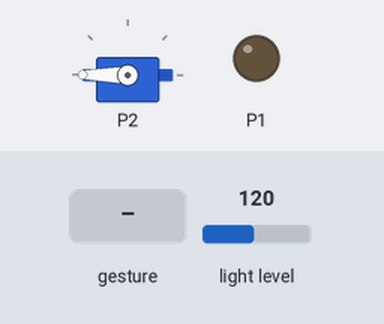
This program was run on a simulated BBC micro:bit (MakeCode). On the bench: servo, output pins drawn as LEDs (lit = HIGH). Inputs (shaded band) come from the test bench; at power-on: light level 120. A tilt is held for 1.5 s and a shake lasts 1 s, then the board lies face up again; pins used as bus, display or sensor lines are not drawn.

Above: at 1.2 s.
1.3 s: light level set to 104
2.8 s: light level set to 97
At 3.2 s:
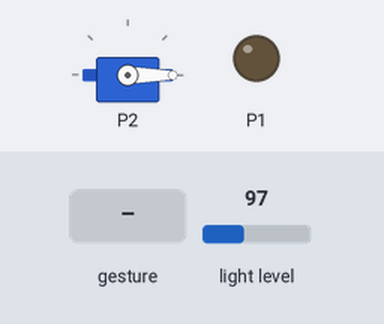
4.3 s: gesture 'shake'
At 5.8 s:
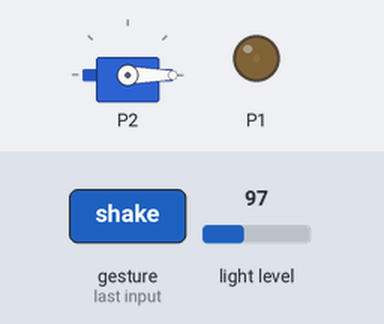
6.2 s: light level set to 128
At 6.9 s:
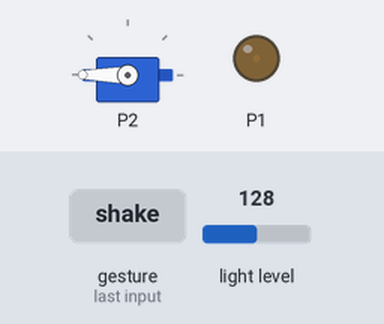
7.7 s: light level set to 5
At 9.2 s:
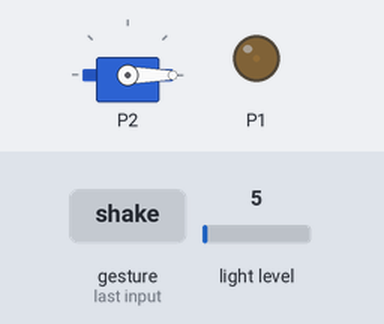
Timing chart, 0 to 10.2 s (numbered marks = the images above; inputs shaded):
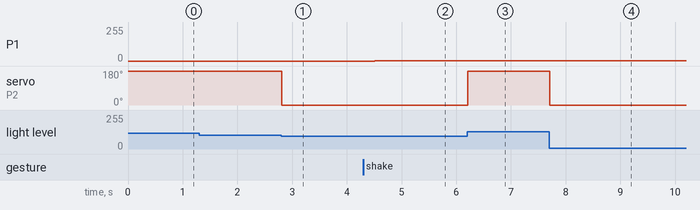

The program:

main.ts
```typescript
basic.forever(function () {
    if (input.isGesture(Gesture.Shake)) {
        pins.analogWritePin(AnalogPin.P1, 1)
        basic.pause(200)
        pins.analogWritePin(AnalogPin.P1, 0)
        basic.pause(200)
        pins.analogWritePin(AnalogPin.P1, 1)
        basic.pause(200)
        pins.analogWritePin(AnalogPin.P1, 0)
        basic.pause(200)
    }
})
basic.forever(function () {
    if (input.lightLevel() > 100) {
        pins.servoWritePin(AnalogPin.P2, 180)
    } else {
        pins.servoWritePin(AnalogPin.P2, 0)
    }
})
```

test.ts
```typescript
// 在此处测试；当此软件包作为插件使用时，将不会编译此软件包。
```

Measured:
- the behaviour switches between 101 and 100 on light level (found by bisection; images 0 and 1)
- after the input at 1.3 s, every drawn part: stays the same
- after the input at 2.8 s, servo on P2: 180° → 0° at once
- after the input at 4.3 s, P1: 0/255 → 1/255 after 0.21 s
- after the input at 6.2 s, servo on P2: 0° → 180° at once
- after the input at 7.7 s, servo on P2: 180° → 0° at once
